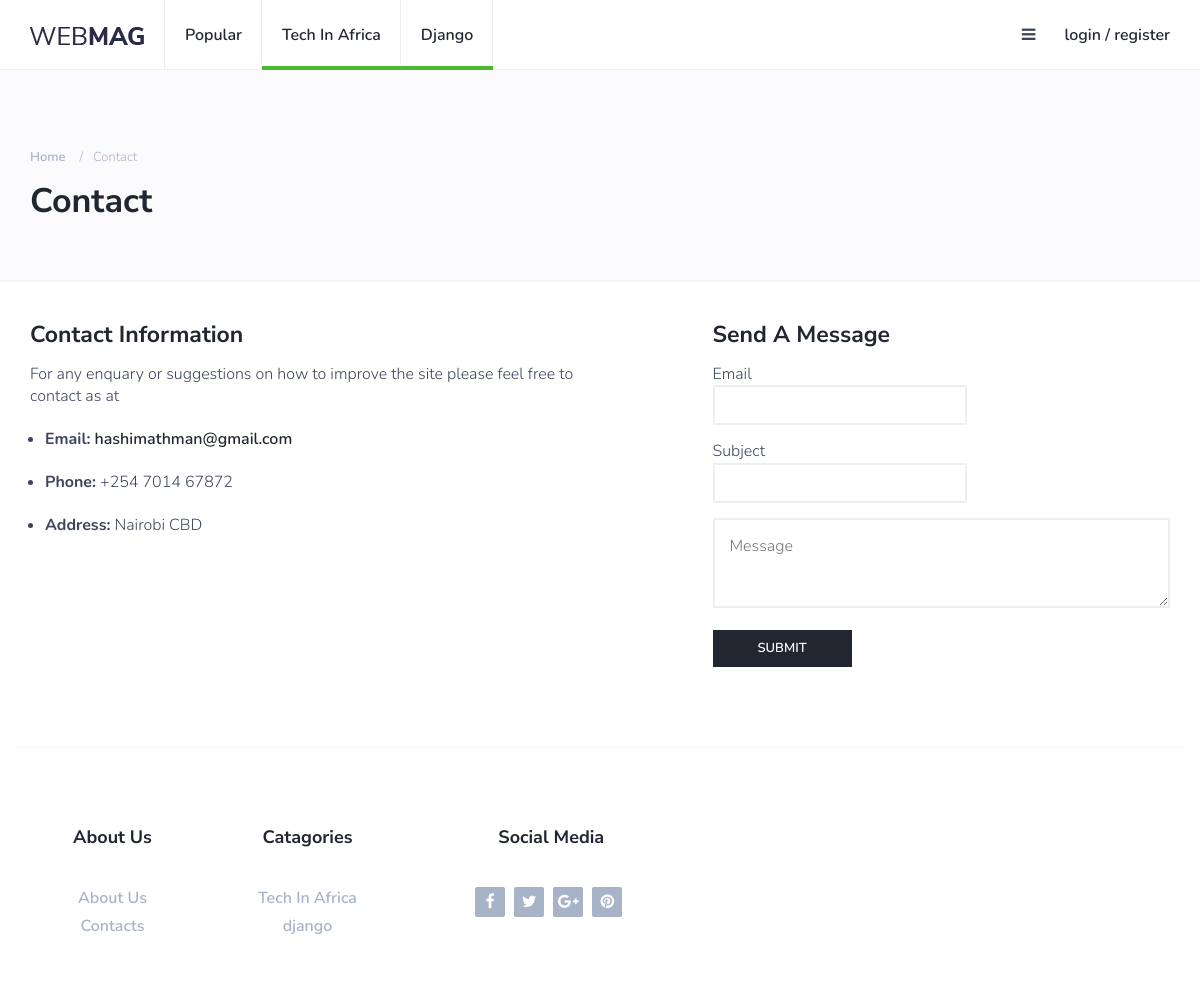
Page /contact/ on the committed database.
### post/models.py (models this page shows, shortened)
class SubCategory(models.Model):
    category = models.ForeignKey(Category, on_delete=models.CASCADE)
    date = models.DateField(default=timezone.now)
    name = models.CharField(max_length=500, blank=True, null=True)
    pic = models.ImageField(blank=True, null=True)
    objects = models.Manager()
    priority = models.IntegerField(default=1)

### post/views.py (the view)
# urls.py: path('contact/', views.contact, name="contact"),
def contact(request):
    template_name = "./post/contact.html"
    if request.method == "POST":
        email = request.POST.get('email')
        subject = request.POST.get('subject')
        message = request.POST.get('message')
        con = Contact(email=email, subject=subject, message=message)
        con.save()
    return render(request, template_name)

### post/context_processors.py (called while the page is built)
def catsBase(request):
    return {'catsBase': SubCategory.objects.filter(priority=3)}

def recent(request):
    posts = Post.objects.all().order_by('-pk')
    recent_in = posts[:3]
    return {'recent': recent_in}

### post/templates/post/contact.html (shortened to what this page needs)
{% extends 'base.html' %}
{% load static %}
{% block content %}
    <header id="header">
			<div class="page-header">
				<div class="container">
					<div class="row">
						<div class="col-md-10">
							<ul class="page-header-breadcrumb">
								<li><a href="{% url 'post:index' %}">Home</a></li>
								<li>Contact</li>
							</ul>
							<h1>Contact</h1>
						</div>
					</div>
				</div>
			</div>
		</header>
		<div class="section">
			<div class="container">
				<div class="row">
					<div class="col-md-6">
						<div class="section-row">
							<h3>Contact Information</h3>
							<p>For any enquary or suggestions on how to improve the site please feel free to contact as at</p>
							<ul class="list-style">
								<li><p><strong>Email:</strong> <a href="#">hashimathman@gmail.com</a></p></li>
								<li><p><strong>Phone:</strong> +254 7014 67872</p></li>
								<li><p><strong>Address:</strong> Nairobi CBD</p></li>
							</ul>
						</div>
					</div>
					<div class="col-md-5 col-md-offset-1">
						<div class="section-row">
							<h3>Send A Message</h3>
							<form action="" method="post">
								<div class="row">
									<div class="col-md-7">
										<div class="form-group">
											<span>Email</span>
											<input class="input" type="email" name="email" required>
										</div>
									</div>
									<div class="col-md-7">
										<div class="form-group">
											<span>Subject</span>
											<input class="input" type="text" name="subject" required>
										</div>
									</div>
									<div class="col-md-12">
										<div class="form-group">
											<textarea class="input" name="message" placeholder="Message" required></textarea>
										</div>
										<button class="primary-button" type="submit">Submit</button>
									</div>
								</div>
							</form>
						</div>
					</div>
				</div>
			</div>
		</div>
{% endblock %}

### post/templates/base.html (shortened to what this page needs)
<!DOCTYPE html>
{% load static %}
<html lang="en">
<head>
		<link type="text/css" rel="stylesheet" href="{% static 'css/bootstrap.min.css' %}"/>
		<link rel="stylesheet" href="{% static 'css/font-awesome.min.css' %}">
		<link type="text/css" rel="stylesheet" href="{% static 'css/style.css' %}"/>
</head>
<body>
		<header id="header">
			<div id="nav">
				<div id="nav-fixed">
					<div class="container">
						<div class="nav-logo">
							<a href="{% url 'post:index' %}" class="logo"><img src="{% static '/img/logo.png' %}" alt=""></a>
						</div>
						<ul class="nav-menu nav navbar-nav hidden-sm hidden-xs">
							<li><a href="{% url 'post:popular' %}">Popular</a></li>
                            {% for cat in catsBase %}
							    <li class="cat-1"><a href="{% url 'post:category' cat.id %}">{{ cat.name }}</a></li>
                            {% endfor %}
						</ul>
						<div class="nav-btns">
							<button class="aside-btn" onclick="displayNav(event)"><i class="fa fa-bars"></i></button>
                            {% if request.user.is_authenticated %}
                                    <a href="{% url 'accounts:logout_user' %}" class="hidden-xs hidden-sm">logout</a>
                                {% else %}
                                    <a href="{% url 'accounts:login_user' %}" class="hidden-sm hidden-xs">login / </a><a href="{% url 'accounts:user_register' %}" class="hidden-xs hidden-sm">register</a>
                                {% endif %}
						</div>
					</div>
				</div>
			</div>
		</header>
    {% block content %}
    {% endblock%}
		<footer id="footer" align="center">
			<div class="container">
				<div class="row">
					<div class="col-md-4">
						<div class="row">
							<div class="col-md-6">
								<div class="footer-widget">
									<h3 class="footer-title">About Us</h3>
									<ul class="footer-links">
										<li><a href="{% url 'post:aboutUs' %}">About Us</a></li>
										<li><a href="{% url 'post:contact' %}">Contacts</a></li>
									</ul>
								</div>
							</div>
							<div class="col-md-6">
								<div class="footer-widget">
									<h3 class="footer-title">Catagories</h3>
									<ul class="footer-links">
                                        {% for catBase in catsBase %}
										    <li><a href="{% url 'post:category' catBase.id %}">{{ catBase.name }}</a></li>
                                        {% endfor %}
									</ul>
								</div>
							</div>
						</div>
					</div>
					<div class="col-md-3">
						<div class="footer-widget">
							<h3 class="footer-title">Social Media</h3>
							<ul class="footer-social">
								<li><a href="#"><i class="fa fa-facebook"></i></a></li>
								<li><a href="#"><i class="fa fa-twitter"></i></a></li>
								<li><a href="#"><i class="fa fa-google-plus"></i></a></li>
								<li><a href="#"><i class="fa fa-pinterest"></i></a></li>
							</ul>
						</div>
					</div>
				</div>
			</div>
		</footer>
</body>
</html>

### static/css/style.css (style rules this page uses)
body { font-family: 'Nunito', sans-serif; font-size: 16px; font-weight: 300; color: #3d455c; margin: 0; padding: 0; overflow-x: hidden; }
h1, h2, h3, h4, h5, h6 { font-family: 'Nunito Sans', sans-serif; font-weight: 700; color: #212631; margin: 0px 0px 15px; }
h1 { font-size: 34px; }
h3 { font-size: 23px; }
a { font-weight: 600; color: #212631; text-decoration: none; }
p { margin: 0px 0px 20px; }
ul,ol { margin: 0; padding: 0; list-style: none }
ul.list-style, ol.list-style { padding-left: 15px; margin-bottom: 10px; }
ul.list-style { list-style-type: disc; }
.input { height: 40px; border: 2px solid #eceef2; width: 100%; padding: 0px 15px; -webkit-transition: 0.2s border; transition: 0.2s border; }
textarea.input { height: 90px; padding: 15px; }
.primary-button { padding: 9px 45px; border: none; background-color: #212631; font-weight: 600; text-transform: uppercase; font-size: 13px; color: #fff; -webkit-transition: 0.2s opacity; transition: 0.2s opacity; }
.section { padding-top: 40px; }
.section-row { margin-bottom:40px; }
#nav { height: 70px; }
#nav:after { content: ""; position: fixed; left: 0; right: 0; bottom: 0; top: 0; background-color: rgba(33, 38, 49, 0.5); z-index: 90; opacity: 0; visibility: hidden; -webkit-transition: 0.2s all; transition: 0.2s all; }
#nav-fixed { position: fixed; left: 0; right: 0; top: 0; z-index: 90; background-color: #FFF; -webkit-box-shadow: 0px -1px 0px 0px #eceef2 inset; box-shadow: 0px -1px 0px 0px #eceef2 inset; }
#nav .container { position: relative; }
.nav-logo { float:left; }
.nav-logo .logo { line-height: 70px; display:inline-block; }
.nav-logo .logo > img { width: 100%; max-height: 70px; }
.nav-menu { margin-left: 20px; }
.nav-menu li a { position: relative; padding: 25px 20px; text-transform: capitalize; -webkit-box-shadow: -1px 0px 0px 0px #eceef2 inset; box-shadow: -1px 0px 0px 0px #eceef2 inset; -webkit-transition: 0.2s color; transition: 0.2s color; }
.nav-menu li:first-child a { border-left: 1px solid #eceef2; }
.nav-menu li a:after { content: ''; position: absolute; left: 0; right: 0; bottom: 0px; width: 100%; height: 4px; -webkit-transition: 0.2s width; transition: 0.2s width; }
.nav-menu li.cat-1 a:after { background-color: #4BB92F; }
.nav-btns { float:right; }
.nav-btns > button { padding: 25px 25px; border: none; line-height: 20px; background: transparent; }
.page-header { position: relative; margin: 0; padding-top: 60px; padding-bottom: 60px; background-color: #fbfbfd; border-bottom: 2px solid #F4f4f9; }
.page-header h1 { text-transform: capitalize; margin-bottom: 0px; }
.page-header .page-header-breadcrumb { margin: 15px 0px; }
.page-header .page-header-breadcrumb li { display: inline-block; }
.page-header .page-header-breadcrumb li, .page-header .page-header-breadcrumb li a { font-size: 13px; text-transform: capitalize; color: #a7b3c6; }
.page-header .page-header-breadcrumb li a { -webkit-transition: 0.2s color; transition: 0.2s color; }
.page-header .page-header-breadcrumb li + li:before { content: '/'; display: inline-block; margin: 0px 10px; }
#footer { padding-bottom: 40px; margin-top: 40px; }
#footer .container { padding-top: 80px; border-top: 1px solid #F4f4f9; }
.footer-widget { margin-bottom: 40px; }
.footer-widget .footer-title { margin-bottom: 40px; text-transform: capitalize; font-size: 18px; }
.footer-widget a { color: #a7b3c6; -webkit-transition: 0.2s color; transition: 0.2s color; }
.footer-links li + li { margin-top: 5px; }
.footer-social { margin-top: 20px; }
.footer-social li { display: inline-block; margin-right: 5px; }
.footer-social li > a { display: block; width: 30px; height: 30px; line-height: 30px; text-align: center; background-color: #a7b3c6; color: #FFF; border-radius: 2px; -webkit-transition: 0.2s opacity; transition: 0.2s opacity; }

### rows in the picture
SubCategory: name "Tech In Africa"
SubCategory: name "Django", name "django"
